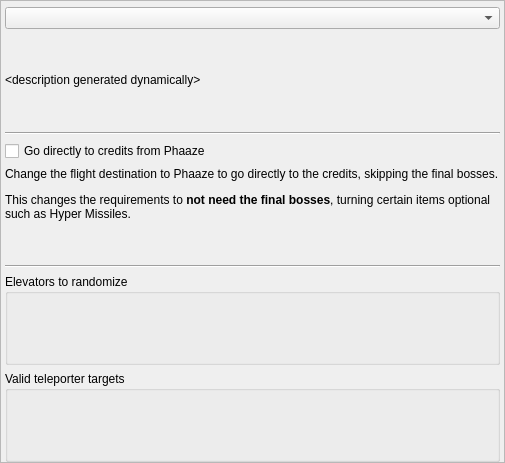
<?xml version="1.0" encoding="UTF-8"?>
<ui version="4.0">
 <class>PresetTeleportersPrime3</class>
 <widget class="QMainWindow" name="PresetTeleportersPrime3">
  <property name="geometry">
   <rect>
    <x>0</x>
    <y>0</y>
    <width>505</width>
    <height>463</height>
   </rect>
  </property>
  <property name="windowTitle">
   <string>Elevators</string>
  </property>
  <widget class="QWidget" name="centralWidget">
   <property name="maximumSize">
    <size>
     <width>16777215</width>
     <height>16777215</height>
    </size>
   </property>
   <layout class="QVBoxLayout" name="teleporter_parent_layout">
    <property name="leftMargin">
     <number>0</number>
    </property>
    <property name="topMargin">
     <number>0</number>
    </property>
    <property name="rightMargin">
     <number>0</number>
    </property>
    <property name="bottomMargin">
     <number>0</number>
    </property>
    <item>
     <widget class="QScrollArea" name="teleporter_scroll_area">
      <property name="widgetResizable">
       <bool>true</bool>
      </property>
      <widget class="QWidget" name="teleporter_scroll_area_contents">
       <property name="geometry">
        <rect>
         <x>0</x>
         <y>0</y>
         <width>503</width>
         <height>461</height>
        </rect>
       </property>
       <layout class="QVBoxLayout" name="teleporters_layout">
        <property name="leftMargin">
         <number>4</number>
        </property>
        <property name="topMargin">
         <number>6</number>
        </property>
        <property name="rightMargin">
         <number>4</number>
        </property>
        <property name="bottomMargin">
         <number>0</number>
        </property>
        <item>
         <widget class="ScrollProtectedComboBox" name="teleporters_combo">
          <property name="enabled">
           <bool>true</bool>
          </property>
          <property name="editable">
           <bool>false</bool>
          </property>
          <property name="maxVisibleItems">
           <number>1</number>
          </property>
         </widget>
        </item>
        <item>
         <widget class="QLabel" name="teleporters_description_label">
          <property name="text">
           <string>&lt;html&gt;&lt;head/&gt;&lt;body&gt;&lt;p&gt;&amp;lt;description generated dynamically&amp;gt;&lt;/p&gt;&lt;/body&gt;&lt;/html&gt;</string>
          </property>
          <property name="scaledContents">
           <bool>true</bool>
          </property>
          <property name="wordWrap">
           <bool>true</bool>
          </property>
         </widget>
        </item>
        <item>
         <widget class="Line" name="teleporters_line_2">
          <property name="orientation">
           <enum>Qt::Orientation::Horizontal</enum>
          </property>
         </widget>
        </item>
        <item>
         <widget class="QCheckBox" name="skip_final_bosses_check">
          <property name="text">
           <string>Go directly to credits from Phaaze</string>
          </property>
         </widget>
        </item>
        <item>
         <widget class="QLabel" name="skip_final_bosses_label">
          <property name="text">
           <string>&lt;html&gt;&lt;head/&gt;&lt;body&gt;&lt;p&gt;Change the flight destination to Phaaze to go directly to the credits, skipping the final bosses. &lt;/p&gt;&lt;p&gt;This changes the requirements to &lt;span style=&quot; font-weight:600;&quot;&gt;not need the final bosses&lt;/span&gt;, turning certain items optional such as Hyper Missiles.&lt;/p&gt;&lt;/body&gt;&lt;/html&gt;</string>
          </property>
          <property name="alignment">
           <set>Qt::AlignmentFlag::AlignLeading|Qt::AlignmentFlag::AlignLeft|Qt::AlignmentFlag::AlignTop</set>
          </property>
          <property name="wordWrap">
           <bool>true</bool>
          </property>
         </widget>
        </item>
        <item>
         <widget class="Line" name="teleporters_line_3">
          <property name="orientation">
           <enum>Qt::Orientation::Horizontal</enum>
          </property>
         </widget>
        </item>
        <item>
         <widget class="QGroupBox" name="teleporters_source_group">
          <property name="title">
           <string>Elevators to randomize</string>
          </property>
          <layout class="QGridLayout" name="teleporters_source_layout">
           <property name="leftMargin">
            <number>1</number>
           </property>
           <property name="topMargin">
            <number>1</number>
           </property>
           <property name="rightMargin">
            <number>1</number>
           </property>
           <property name="bottomMargin">
            <number>1</number>
           </property>
           <property name="spacing">
            <number>3</number>
           </property>
          </layout>
         </widget>
        </item>
        <item>
         <widget class="QGroupBox" name="teleporters_target_group">
          <property name="title">
           <string>Valid teleporter targets</string>
          </property>
          <layout class="QGridLayout" name="teleporters_target_layout">
           <property name="leftMargin">
            <number>1</number>
           </property>
           <property name="topMargin">
            <number>1</number>
           </property>
           <property name="rightMargin">
            <number>1</number>
           </property>
           <property name="bottomMargin">
            <number>1</number>
           </property>
           <property name="spacing">
            <number>3</number>
           </property>
          </layout>
         </widget>
        </item>
       </layout>
      </widget>
     </widget>
    </item>
   </layout>
  </widget>
 </widget>
 <layoutdefault spacing="6" margin="11"/>
 <customwidgets>
  <customwidget>
   <class>ScrollProtectedComboBox</class>
   <extends>QComboBox</extends>
   <header>randovania/gui/lib/scroll_protected.h</header>
  </customwidget>
 </customwidgets>
 <resources/>
 <connections/>
</ui>
